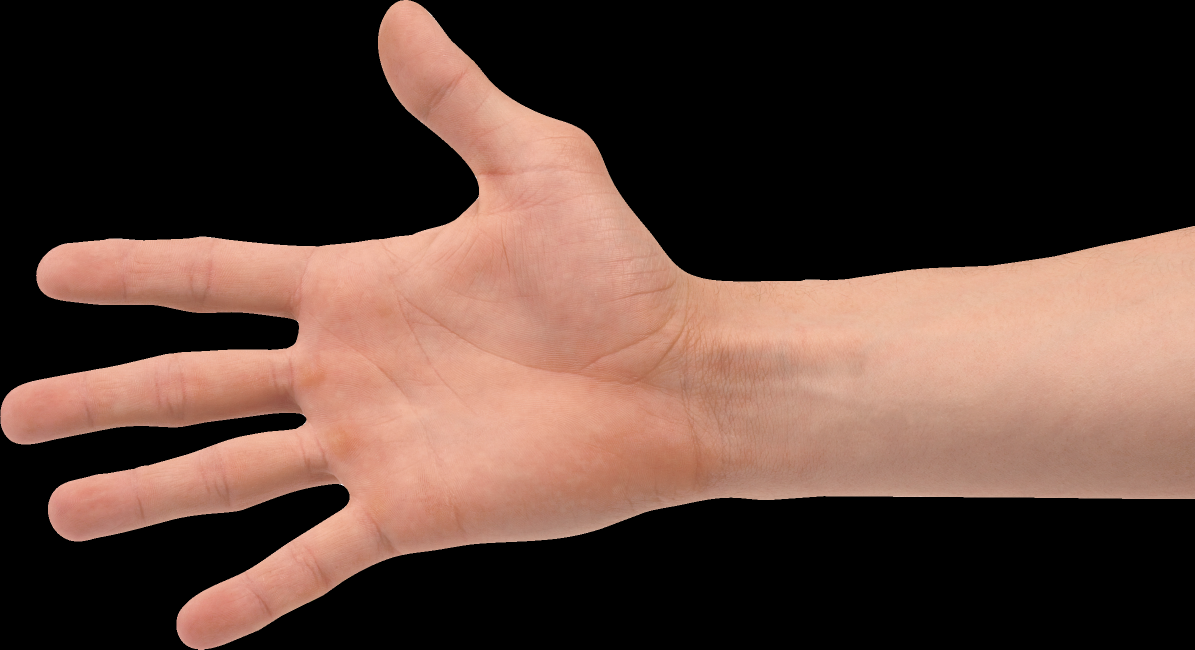
#> input picture CV_Lecture_5/resources/hand.png, 2390 x 1299 px, found by its file name (shown at 1/2 size)
$ python edges.py   (older library calls are emulated)
#> lines starting #> are read from the running program, lines starting #| are printed output that depends on the picture; after the words box and inside, x2 and y2 are one past the last pixel; in counts of white or black regions, pixels touching at a corner belong together
import cv2
import numpy as np

image = cv2.imread('resources\\hand.png', 0)
#> image: shape (1299, 2390); min 0, max 255, mean 69.7
image = cv2.resize(image, None, fx=0.2, fy=0.2)
#> image: shape (260, 478)
image = cv2.GaussianBlur(image, (9, 9), None)
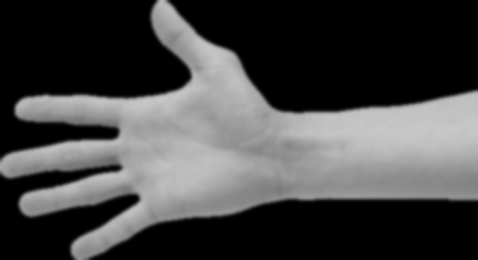
#> image: shape (260, 478); min 0, max 200, mean 69.7
image_sobel_x = cv2.Sobel(image, cv2.CV_64F, 0, 1, ksize=7)
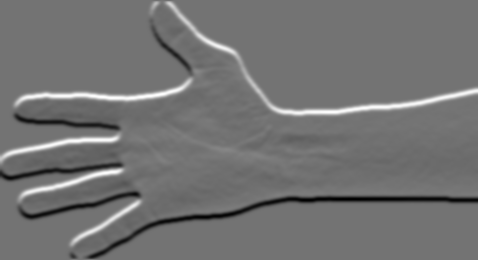
#> image_sobel_x: shape (260, 478) float64; min -64186, max 77965, mean 2.7; drawn with min black and max white
image_sobel_y = cv2.Sobel(image, cv2.CV_64F, 1, 0, ksize=7)
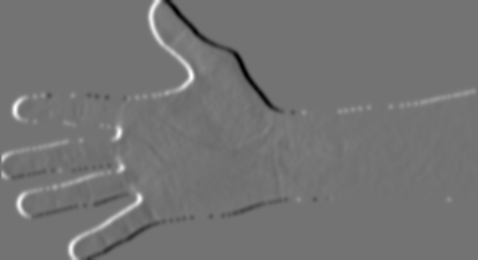
#> image_sobel_y: shape (260, 478) float64; min -59511, max 71512, mean 267.5; drawn with min black and max white

cv2.imshow('Original', image)
cv2.imshow('Sobel X', image_sobel_x)
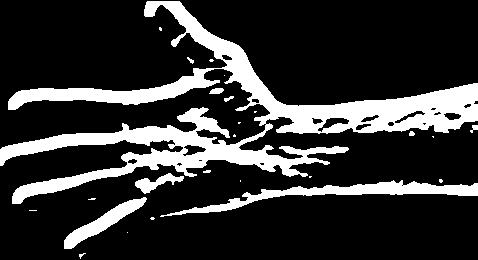
#> window 'Sobel X': shape (260, 478); 19.9% white; 25 white regions (15 under 20 px), largest, box (x1, y1, x2, y2) and area: (0, 1, 478, 204) 20214, (160, 180, 478, 217) 2657, (64, 197, 147, 249) 1143
cv2.imshow('Sobel Y', image_sobel_y)
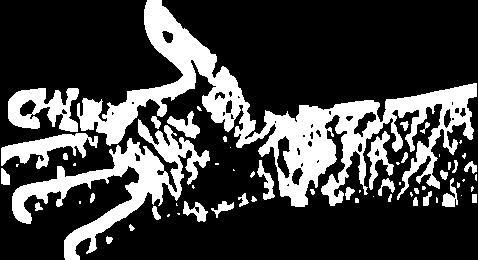
#> window 'Sobel Y': shape (260, 478); 25.4% white; 64 white regions (27 under 20 px), largest, box (x1, y1, x2, y2) and area: (77, 0, 477, 207) 17984, (12, 119, 210, 260) 6765, (8, 88, 79, 132) 1838
image_sobel_xy = cv2.bitwise_or(image_sobel_x, image_sobel_y)
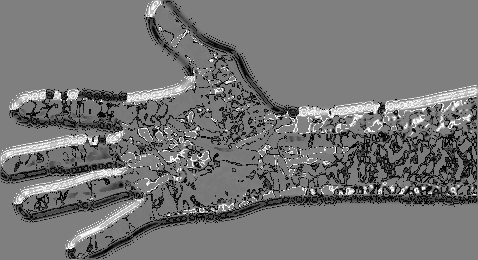
#> image_sobel_xy: shape (260, 478) float64; 0.16% of the values are NaN or infinite; the others: min -131070, max 131070, mean -10071.8; drawn with min black, max white, NaN and infinite black
cv2.imshow('result', image_sobel_xy)
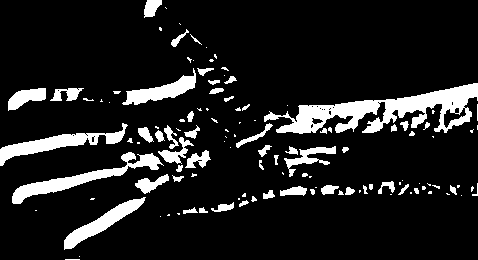
#> window 'result': shape (260, 478); 12% white; 121 white regions (65 under 20 px), largest, box (x1, y1, x2, y2) and area: (264, 83, 478, 134) 4289, (12, 152, 164, 204) 1674, (0, 123, 128, 166) 1446

cv2.waitKey()
cv2.destroyAllWindows()
